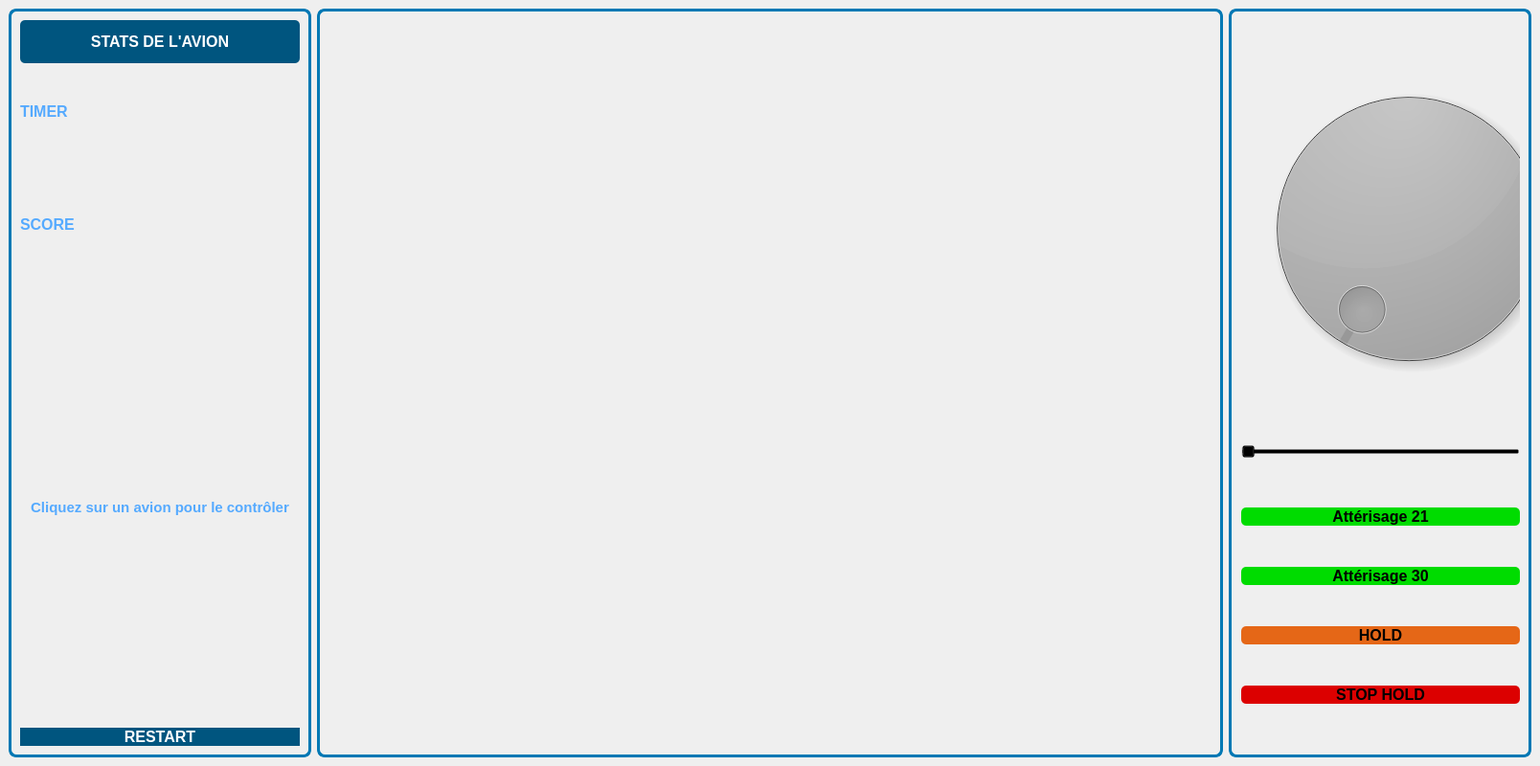
<?xml version="1.0" encoding="UTF-8"?>
<ui version="4.0">
 <class>MainWindow</class>
 <widget class="QMainWindow" name="MainWindow">
  <property name="geometry">
   <rect>
    <x>0</x>
    <y>0</y>
    <width>1608</width>
    <height>800</height>
   </rect>
  </property>
  <property name="styleSheet">
   <string notr="true"/>
  </property>
  <widget class="QWidget" name="centralwidget">
   <property name="styleSheet">
    <string notr="true">#frameLeft, #frameCenter, #frameRight {
    border: 3px solid rgb(0, 120, 180);
    border-radius: 8px;          
    background-color: transparent; 
}
#frameLeft *, #frameCenter *, #frameRight * {
    border: none;
    background: transparent;
}
</string>
   </property>
   <layout class="QHBoxLayout" name="horizontalLayout" stretch="1,3,1">
    <item>
     <widget class="QFrame" name="frameLeft">
      <property name="minimumSize">
       <size>
        <width>200</width>
        <height>0</height>
       </size>
      </property>
      <property name="styleSheet">
       <string notr="true">background-color: transparent</string>
      </property>
      <layout class="QVBoxLayout" name="verticalLayout_2" stretch="1,2,3,10,0">
       <item>
        <widget class="QLabel" name="labelSTATS">
         <property name="font">
          <font>
           <pointsize>12</pointsize>
           <bold>true</bold>
          </font>
         </property>
         <property name="styleSheet">
          <string notr="true">background-color: rgb(0, 85, 127);
  color: white;
border-radius: 5px</string>
         </property>
         <property name="text">
          <string>STATS DE L'AVION</string>
         </property>
         <property name="alignment">
          <set>Qt::AlignmentFlag::AlignCenter</set>
         </property>
        </widget>
       </item>
       <item>
        <widget class="QLabel" name="labelTimer">
         <property name="styleSheet">
          <string notr="true">background-color: rgba(0,0,0,0);
color: rgb(85, 170, 255);              /* texte vert radar */
font-weight: bold;                    /* gras */
font-size: 16px;                      /* taille */
</string>
         </property>
         <property name="text">
          <string>TIMER</string>
         </property>
        </widget>
       </item>
       <item>
        <widget class="QLabel" name="labelScore">
         <property name="styleSheet">
          <string notr="true">background-color: rgba(0,0,0,0);
color: rgb(85, 170, 255);              /* texte vert radar */
font-weight: bold;                    /* gras */
font-size: 16px;                      /* taille */
</string>
         </property>
         <property name="text">
          <string>SCORE</string>
         </property>
        </widget>
       </item>
       <item>
        <widget class="QLabel" name="labelinfo">
         <property name="font">
          <font>
           <pointsize>-1</pointsize>
           <bold>true</bold>
          </font>
         </property>
         <property name="layoutDirection">
          <enum>Qt::LayoutDirection::LeftToRight</enum>
         </property>
         <property name="styleSheet">
          <string notr="true">background-color: rgba(0,0,0,0);
color: rgb(85, 170, 255);              /* texte vert radar */
font-weight: bold;                    /* gras */
font-size: 12px;                      /* taille */
</string>
         </property>
         <property name="text">
          <string>&lt;html&gt;&lt;head/&gt;&lt;body&gt;&lt;p&gt;&lt;span style=&quot; font-size:11pt; font-weight:700;&quot;&gt;Cliquez sur un avion pour le contrôler&lt;/span&gt;&lt;/p&gt;&lt;/body&gt;&lt;/html&gt;</string>
         </property>
         <property name="alignment">
          <set>Qt::AlignmentFlag::AlignCenter</set>
         </property>
        </widget>
       </item>
       <item>
        <widget class="QPushButton" name="btnRestart">
         <property name="font">
          <font>
           <pointsize>12</pointsize>
           <bold>true</bold>
          </font>
         </property>
         <property name="styleSheet">
          <string notr="true">background-color: rgb(0, 85, 127);
  color: white;
</string>
         </property>
         <property name="text">
          <string>RESTART</string>
         </property>
        </widget>
       </item>
      </layout>
     </widget>
    </item>
    <item>
     <widget class="QFrame" name="frameCenter">
      <property name="styleSheet">
       <string>background-color: rgba(0,0,0,0);</string>
      </property>
      <layout class="QVBoxLayout" name="verticalLayout_3"/>
     </widget>
    </item>
    <item>
     <widget class="QFrame" name="frameRight">
      <property name="sizePolicy">
       <sizepolicy hsizetype="Preferred" vsizetype="Expanding">
        <horstretch>0</horstretch>
        <verstretch>0</verstretch>
       </sizepolicy>
      </property>
      <property name="styleSheet">
       <string notr="true"/>
      </property>
      <layout class="QVBoxLayout" name="verticalLayout" stretch="0,0,0,0,0,0">
       <property name="spacing">
        <number>0</number>
       </property>
       <property name="sizeConstraint">
        <enum>QLayout::SizeConstraint::SetDefaultConstraint</enum>
       </property>
       <property name="leftMargin">
        <number>10</number>
       </property>
       <property name="rightMargin">
        <number>9</number>
       </property>
       <property name="bottomMargin">
        <number>9</number>
       </property>
       <item>
        <widget class="QFrame" name="frame">
         <property name="enabled">
          <bool>true</bool>
         </property>
         <property name="sizePolicy">
          <sizepolicy hsizetype="Maximum" vsizetype="Maximum">
           <horstretch>0</horstretch>
           <verstretch>0</verstretch>
          </sizepolicy>
         </property>
         <property name="maximumSize">
          <size>
           <width>350</width>
           <height>350</height>
          </size>
         </property>
         <property name="frameShape">
          <enum>QFrame::Shape::StyledPanel</enum>
         </property>
         <property name="frameShadow">
          <enum>QFrame::Shadow::Raised</enum>
         </property>
         <layout class="QGridLayout" name="gridLayout">
          <property name="leftMargin">
           <number>0</number>
          </property>
          <property name="topMargin">
           <number>0</number>
          </property>
          <property name="rightMargin">
           <number>0</number>
          </property>
          <property name="bottomMargin">
           <number>0</number>
          </property>
          <property name="spacing">
           <number>0</number>
          </property>
          <item row="0" column="0" rowspan="2" colspan="2">
           <widget class="QLabel" name="labelCompas">
            <property name="enabled">
             <bool>true</bool>
            </property>
            <property name="sizePolicy">
             <sizepolicy hsizetype="Expanding" vsizetype="Expanding">
              <horstretch>0</horstretch>
              <verstretch>0</verstretch>
             </sizepolicy>
            </property>
            <property name="text">
             <string/>
            </property>
            <property name="pixmap">
             <pixmap>image/COMPAS.png</pixmap>
            </property>
            <property name="scaledContents">
             <bool>true</bool>
            </property>
            <property name="alignment">
             <set>Qt::AlignmentFlag::AlignCenter</set>
            </property>
            <property name="wordWrap">
             <bool>false</bool>
            </property>
           </widget>
          </item>
          <item row="1" column="1">
           <widget class="QLabel" name="labelPlane">
            <property name="enabled">
             <bool>true</bool>
            </property>
            <property name="sizePolicy">
             <sizepolicy hsizetype="MinimumExpanding" vsizetype="MinimumExpanding">
              <horstretch>0</horstretch>
              <verstretch>0</verstretch>
             </sizepolicy>
            </property>
            <property name="toolTipDuration">
             <number>0</number>
            </property>
            <property name="text">
             <string/>
            </property>
            <property name="pixmap">
             <pixmap>image/test4.png</pixmap>
            </property>
            <property name="scaledContents">
             <bool>false</bool>
            </property>
            <property name="alignment">
             <set>Qt::AlignmentFlag::AlignCenter</set>
            </property>
           </widget>
          </item>
         </layout>
         <widget class="QDial" name="dial">
          <property name="geometry">
           <rect>
            <x>5</x>
            <y>5</y>
            <width>340</width>
            <height>340</height>
           </rect>
          </property>
          <property name="sizePolicy">
           <sizepolicy hsizetype="Expanding" vsizetype="Expanding">
            <horstretch>0</horstretch>
            <verstretch>0</verstretch>
           </sizepolicy>
          </property>
          <property name="maximum">
           <number>360</number>
          </property>
         </widget>
        </widget>
       </item>
       <item>
        <widget class="QSlider" name="horizontalSliderSpeed">
         <property name="maximumSize">
          <size>
           <width>300</width>
           <height>30</height>
          </size>
         </property>
         <property name="minimum">
          <number>10</number>
         </property>
         <property name="maximum">
          <number>25</number>
         </property>
         <property name="value">
          <number>10</number>
         </property>
         <property name="orientation">
          <enum>Qt::Orientation::Horizontal</enum>
         </property>
        </widget>
       </item>
       <item>
        <widget class="QPushButton" name="pushButtonLand">
         <property name="styleSheet">
          <string notr="true">background-color: rgb(0, 220, 0);
font-weight: bold;                    
font-size: 16px;                      
border-radius: 5px;</string>
         </property>
         <property name="text">
          <string>Attérisage 21</string>
         </property>
        </widget>
       </item>
       <item>
        <widget class="QPushButton" name="pushButton_2">
         <property name="styleSheet">
          <string notr="true">background-color: rgb(0, 220, 0);
font-weight: bold;                    
font-size: 16px;                      
border-radius: 5px;</string>
         </property>
         <property name="text">
          <string>Attérisage 30</string>
         </property>
        </widget>
       </item>
       <item>
        <widget class="QPushButton" name="pushButtonHold">
         <property name="styleSheet">
          <string notr="true">background-color: rgb(229, 103, 23);
font-weight: bold;                    
font-size: 16px;                      
border-radius: 5px;</string>
         </property>
         <property name="text">
          <string>HOLD</string>
         </property>
        </widget>
       </item>
       <item>
        <widget class="QPushButton" name="pushButton">
         <property name="styleSheet">
          <string notr="true">background-color: rgb(220, 0, 0);
font-weight: bold;                   
font-size: 16px;
border-radius: 5px;                     </string>
         </property>
         <property name="text">
          <string>STOP HOLD</string>
         </property>
        </widget>
       </item>
      </layout>
     </widget>
    </item>
   </layout>
  </widget>
 </widget>
 <resources/>
 <connections>
  <connection>
   <sender>horizontalSliderSpeed</sender>
   <signal>valueChanged(int)</signal>
   <receiver>MainWindow</receiver>
   <slot>emit_speed_change(int)</slot>
   <hints>
    <hint type="sourcelabel">
     <x>1536</x>
     <y>484</y>
    </hint>
    <hint type="destinationlabel">
     <x>950</x>
     <y>4</y>
    </hint>
   </hints>
  </connection>
  <connection>
   <sender>pushButtonLand</sender>
   <signal>clicked()</signal>
   <receiver>MainWindow</receiver>
   <slot>land_plane21()</slot>
   <hints>
    <hint type="sourcelabel">
     <x>1586</x>
     <y>547</y>
    </hint>
    <hint type="destinationlabel">
     <x>1199</x>
     <y>475</y>
    </hint>
   </hints>
  </connection>
  <connection>
   <sender>pushButtonHold</sender>
   <signal>clicked()</signal>
   <receiver>MainWindow</receiver>
   <slot>send_hold()</slot>
   <hints>
    <hint type="sourcelabel">
     <x>1586</x>
     <y>673</y>
    </hint>
    <hint type="destinationlabel">
     <x>1194</x>
     <y>532</y>
    </hint>
   </hints>
  </connection>
  <connection>
   <sender>pushButton</sender>
   <signal>clicked()</signal>
   <receiver>MainWindow</receiver>
   <slot>stop_hold()</slot>
   <hints>
    <hint type="sourcelabel">
     <x>1586</x>
     <y>718</y>
    </hint>
    <hint type="destinationlabel">
     <x>1191</x>
     <y>509</y>
    </hint>
   </hints>
  </connection>
  <connection>
   <sender>dial</sender>
   <signal>valueChanged(int)</signal>
   <receiver>MainWindow</receiver>
   <slot>emit_angle_change(int)</slot>
   <hints>
    <hint type="sourcelabel">
     <x>1398</x>
     <y>175</y>
    </hint>
    <hint type="destinationlabel">
     <x>1193</x>
     <y>155</y>
    </hint>
   </hints>
  </connection>
  <connection>
   <sender>btnRestart</sender>
   <signal>clicked()</signal>
   <receiver>MainWindow</receiver>
   <slot>restart_game()</slot>
   <hints>
    <hint type="sourcelabel">
     <x>268</x>
     <y>764</y>
    </hint>
    <hint type="destinationlabel">
     <x>313</x>
     <y>793</y>
    </hint>
   </hints>
  </connection>
  <connection>
   <sender>pushButton_2</sender>
   <signal>clicked()</signal>
   <receiver>MainWindow</receiver>
   <slot>land_plane30()</slot>
   <hints>
    <hint type="sourcelabel">
     <x>1264</x>
     <y>597</y>
    </hint>
    <hint type="destinationlabel">
     <x>1221</x>
     <y>603</y>
    </hint>
   </hints>
  </connection>
 </connections>
 <slots>
  <slot>emit_speed_change(int)</slot>
  <slot>emit_angle_change(int)</slot>
  <slot>name_plane()</slot>
  <slot>angle_plane()</slot>
  <slot>land_plane21()</slot>
  <slot>send_hold()</slot>
  <slot>stop_hold()</slot>
  <slot>restart_game()</slot>
  <slot>land_plane30()</slot>
 </slots>
</ui>
